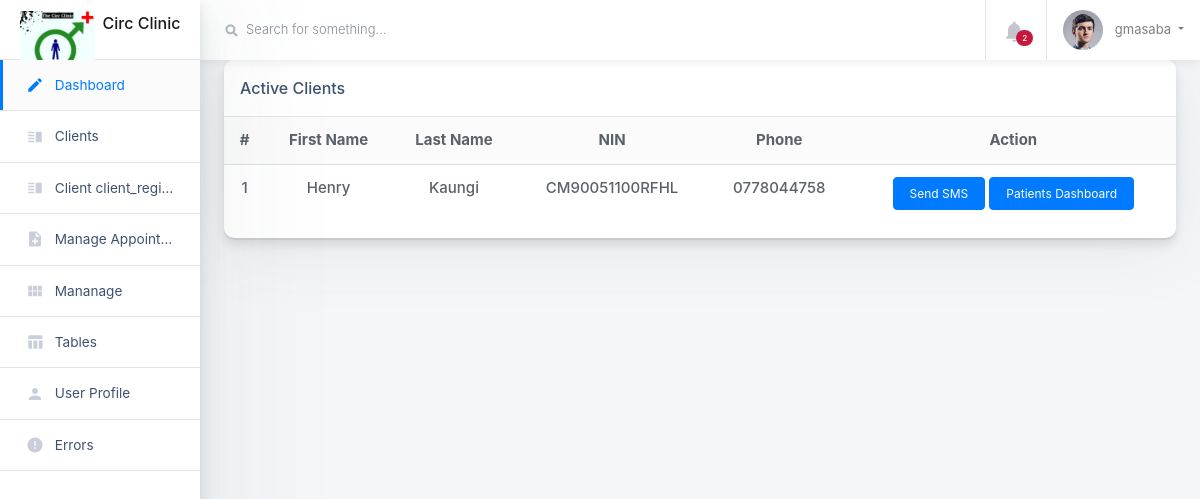
The app's page /list_clients/ (signed in) with its own data.
### circumcision/models.py (models this page shows, shortened)
class Client(models.Model):
    first_name = models.CharField(max_length=255)
    last_name = models.CharField(max_length=255)
    nin = models.CharField(max_length=255, verbose_name='National ID Number')
    age = models.PositiveIntegerField(null=True, blank=True)
    EDUCATION_CHOICES = [
        ('none', 'None'),
        ('pre_primary', 'Pre-primary'),
        ('primary', 'Primary'),
        ('o_level', 'O-level'),
        ('a_level', 'A-level'),
    ]
    education_level = models.CharField(max_length=50, choices=EDUCATION_CHOICES, default='none')
    tribe = models.ForeignKey(Tribe, on_delete=models.CASCADE)
    religion = models.ForeignKey(Religion, on_delete=models.CASCADE)
    MARITAL_STATUS_CHOICES = [
        ('never_married', 'Never Married'),
        ('married', 'Married'),
        ('divorced', 'Divorced'),
        ('widowed', 'Widowed'),
    ]
    marital_status = models.CharField(max_length=50, choices=MARITAL_STATUS_CHOICES)
    district_of_residence = models.CharField(max_length=255,null=True, blank=True)
    sub_county = models.CharField(max_length=255)
    parish = models.CharField(max_length=255)
    village = models.CharField(max_length=255)
    client_phone_number = models.CharField(max_length=15,null=True, blank=True)
    next_of_kin_name = models.CharField(max_length=255)
    next_of_kin_phone_number = models.CharField(max_length=15,null=True, blank=True)

### circumcision/views.py (the view)
# urls.py: path('list_clients/', list_clients, name='list_clients'),
@login_required
def list_clients(request):
    clients = Client.objects.all()
    return render(request, 'client_list.html', {'clients': clients})

### circumcision/templates/client_list.html
{% extends 'base.html' %}
{% block content %}
<div class="row">
    <div class="col">
      <div class="card card-small mb-4">
        <div class="card-header border-bottom">
          <h6 class="m-0">Active Clients</h6>
        </div>
        <div class="card-body p-0 pb-3 text-center">
          <table class="table mb-0">
            <thead class="bg-light">
              <tr>
                <th scope="col" class="border-0">#</th>
                <th scope="col" class="border-0">First Name</th>
                <th scope="col" class="border-0">Last Name</th>
                <th scope="col" class="border-0">NIN</th>
                <th scope="col" class="border-0">Phone</th>
                <th scope="col" class="border-0">Action</th>
              </tr>
            </thead>
            <tbody>
                {% for client in clients %}
                <tr>
                  <td>{{ forloop.counter }}</td>
                  <td>{{ client.first_name}}</td>
                  <td>{{ client.last_name }}</td>
                  <td>{{ client.nin }}</td>
                  <td>{{client.client_phone_number}}</td>
                  <td>
                    <a href="" class="btn btn-primary">Send SMS</a>
                    <a href="{% url 'client_dashboard' client.id %}" class="btn btn-primary">Patients Dashboard</a>
                  </td>
                </tr>
              {% endfor %}
            </tbody>
          </table>
        </div>
      </div>
    </div>
  </div>
{% endblock %}

### circumcision/templates/base.html (shortened to what this page needs)
{% load static %}
{% include 'includes/_header.html' %}
<body class="h-100">
    <div class="container-fluid">
      <div class="row">
        {% include 'includes/_sidebar.html' %}
        <main class="main-content col-lg-10 col-md-9 col-sm-12 p-0 offset-lg-2 offset-md-3">
          <div class="main-navbar sticky-top bg-white">
            <nav class="navbar align-items-stretch navbar-light flex-md-nowrap p-0">
              <form action="#" class="main-navbar__search w-100 d-none d-md-flex d-lg-flex">
                <div class="input-group input-group-seamless ml-3">
                  <div class="input-group-prepend">
                    <div class="input-group-text">
                      <i class="fas fa-search"></i>
                    </div>
                  </div>
                  <input class="navbar-search form-control" type="text" placeholder="Search for something..." aria-label="Search"> </div>
              </form>
              <ul class="navbar-nav border-left flex-row ">
                <li class="nav-item border-right dropdown notifications">
                  <a class="nav-link nav-link-icon text-center" href="#" role="button" id="dropdownMenuLink" data-toggle="dropdown" aria-haspopup="true" aria-expanded="false">
                    <div class="nav-link-icon__wrapper">
                      <i class="material-icons">&#xE7F4;</i>
                      <span class="badge badge-pill badge-danger">2</span>
                    </div>
                  </a>
                </li>
                <li class="nav-item dropdown">
                  {% if request.user.is_authenticated %}
                  <a class="nav-link dropdown-toggle text-nowrap px-3" data-toggle="dropdown" href="#" role="button" aria-haspopup="true" aria-expanded="false">
                    <img class="user-avatar rounded-circle mr-2" src="{% static 'images/avatars/1.jpg' %}" alt="User Avatar">
                    <span class="d-none d-md-inline-block">{{ request.user }}</span>
                  </a>
                      {% endif %}
                </li>
              </ul>
            </nav>
          </div>
          <div class="main-content-container container-fluid px-4">
            {% block content %}
            {% endblock %}
          </div>
        </main>
      </div>
    </div>
  </body>
</html>

### records on screen
Client: first_name "Henry", last_name "Kaungi", nin "CM90051100RFHL", client_phone_number "0778044758"

### other values on screen
{{ request.user }} "gmasaba"
